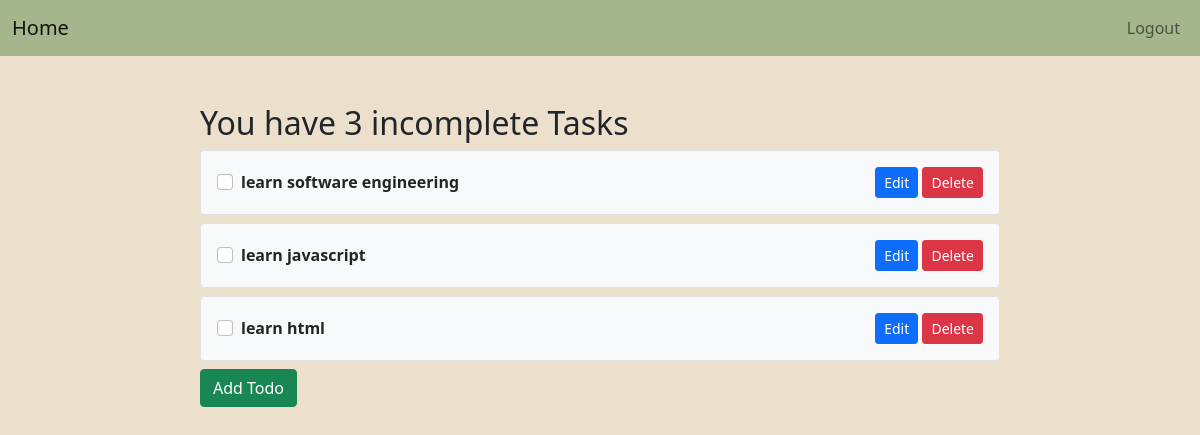
The app's page / (signed in) with its own data.
### base/models.py (models this page shows, shortened)
class Todo(models.Model):
    user = models.ForeignKey(User, on_delete=models.CASCADE, null=True)
    title = models.CharField(max_length=500)
    description = models.TextField(blank=True)
    completed = models.BooleanField(default=False)
    created = models.DateTimeField(auto_now_add=True)
    updated = models.DateTimeField(auto_now=True)
    class Meta:
        ordering = ["-created"]

### base/views.py (the view, shortened to what this page needs)
# urls.py: path("", views.home, name="home"),
@login_required(login_url="login")
def home(request):
    todos = Todo.objects.filter(user=request.user)
    incomplete_todos = todos.filter(completed = False).count()
    return render(request, "base/home.html", {"todos": todos, "incomplete_todos": incomplete_todos})

### base/templates/base/home.html (shortened to what this page needs)
{% extends "main.html" %}
{% block content %}
    <div class="container mt-5">
        <div class="todos-container">
            <h2>You have {{incomplete_todos}} incomplete Tasks</h2>
            {% for todo in todos %}
            <div class="todo-item d-flex justify-content-between align-items-center border p-3 mb-2 bg-light rounded">
                <form action="" method="post">
                    <div class="form-check">
                        <input type="checkbox" class="form-check-input" id="todo{{ todo.id }}" name="completed" onchange="this.form.submit()" {% if todo.completed %}checked{% endif %}>
                        <label class="form-check-label {% if todo.completed %}completed{% endif %}" for="todo{{ todo.id }}">
                            <strong>{{ todo.title }}</strong>
                        </label>
                    </div>
                </form>
                <div>
                    <a href="{% url 'update-todo' todo.id %}" class="btn btn-primary btn-sm">Edit</a>
                    <a href="{% url 'delete-todo' todo.id %}" class="btn btn-danger btn-sm">Delete</a>
                </div>
            </div>
            {% empty %}
            <p>No todos available. Start by adding a new todo.</p>
            {% endfor %}
            <a href="{% url 'add_todo' %}" class="btn btn-success mb-3">Add Todo</a>
        </div>
    </div>
{% endblock %}

### templates/main.html (style rules this page uses)
body { background-color: #ECDFCC; }
.todos-container { max-width: 800px; margin: 0 auto; }
.todo-item { transition: background-color 0.3s; }

### records on screen
Todo: title "learn software engineering"
Todo: title "learn javascript"
Todo: title "learn html"

### other values on screen
{{ incomplete_todos }} "3"
